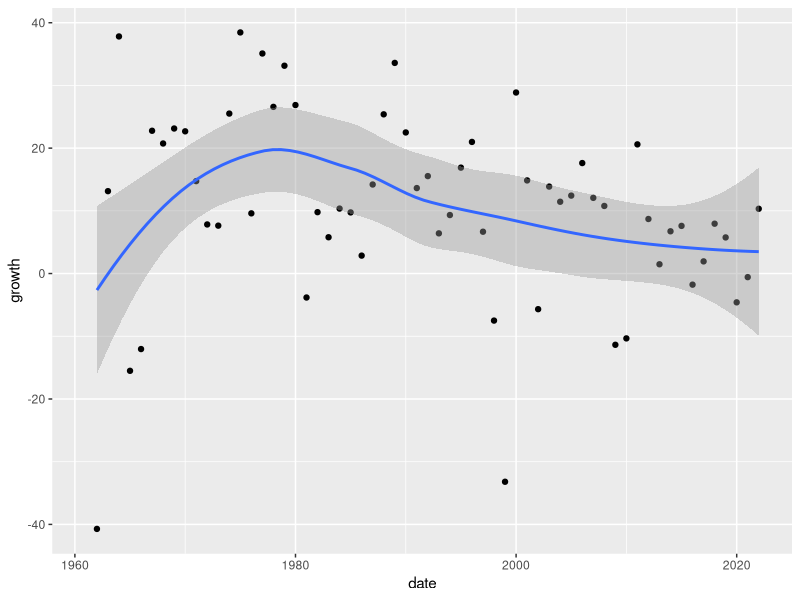
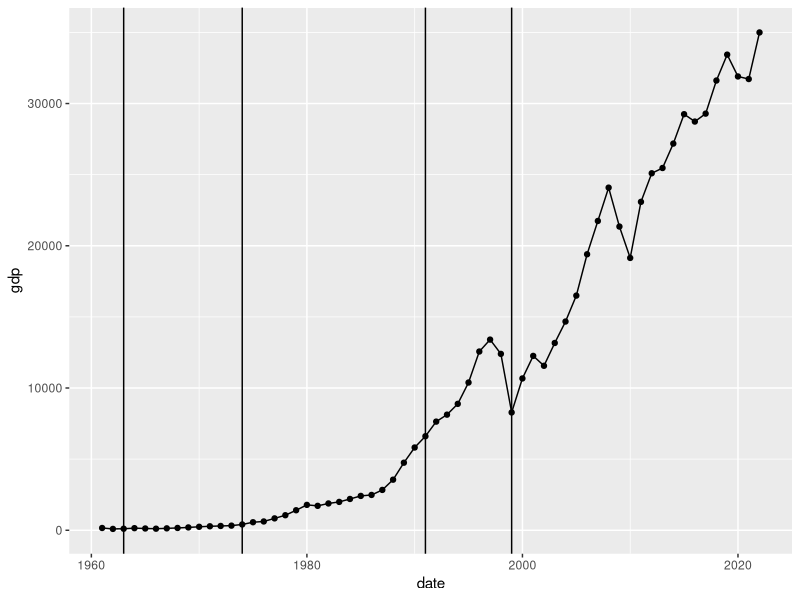
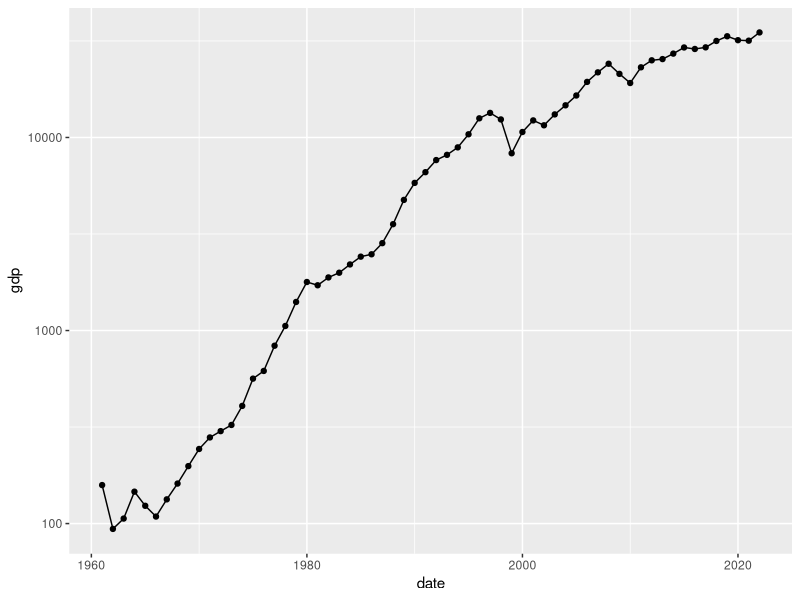
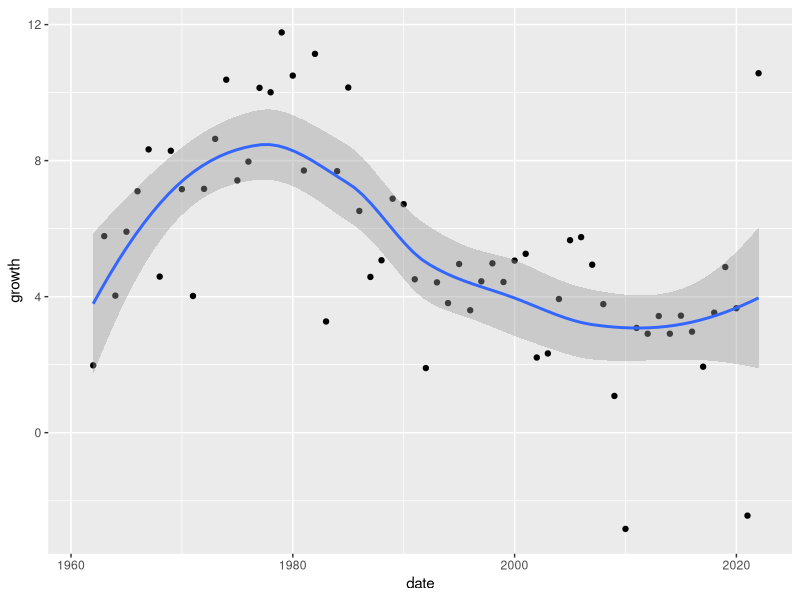
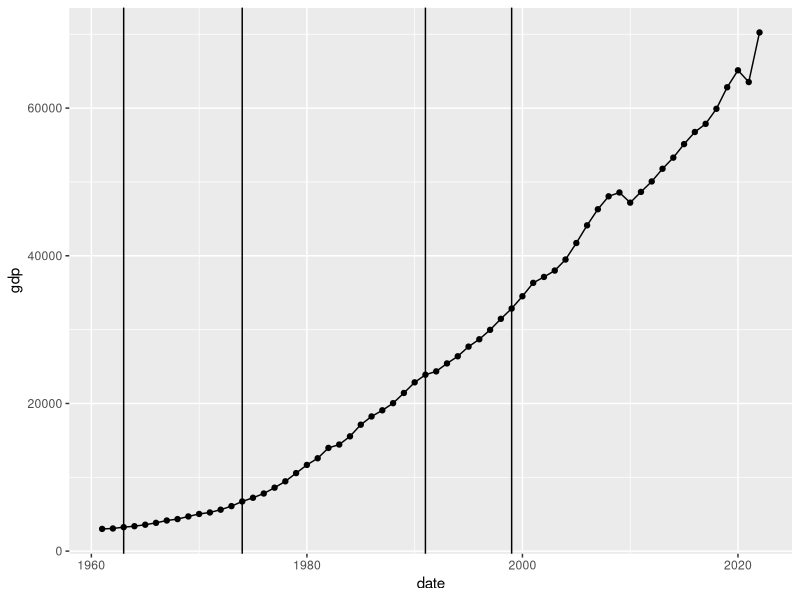
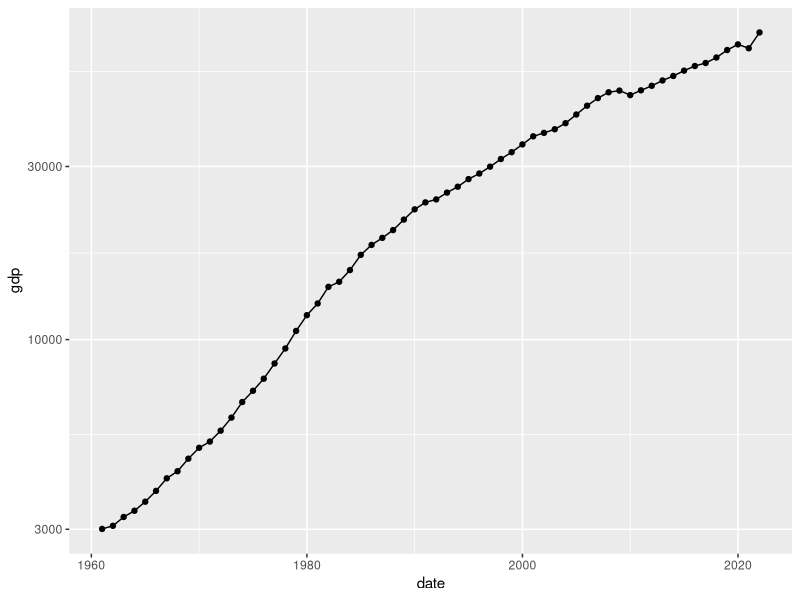
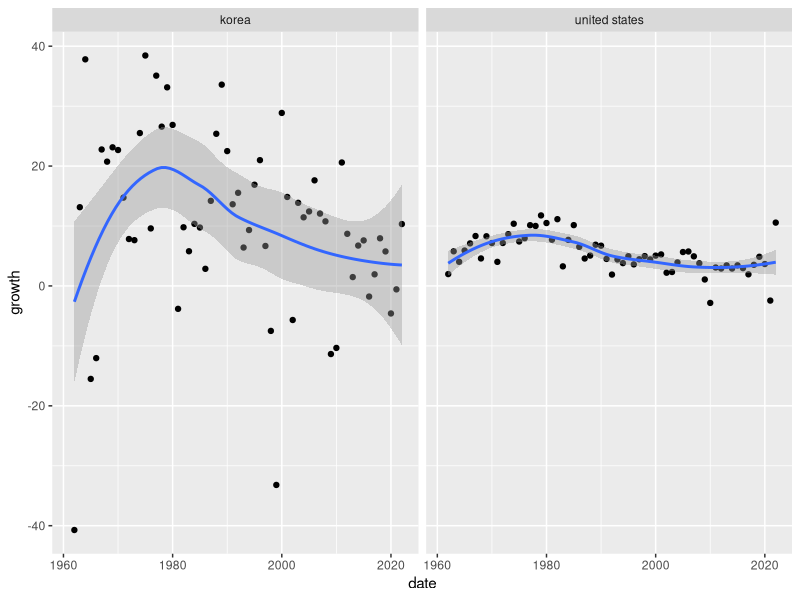
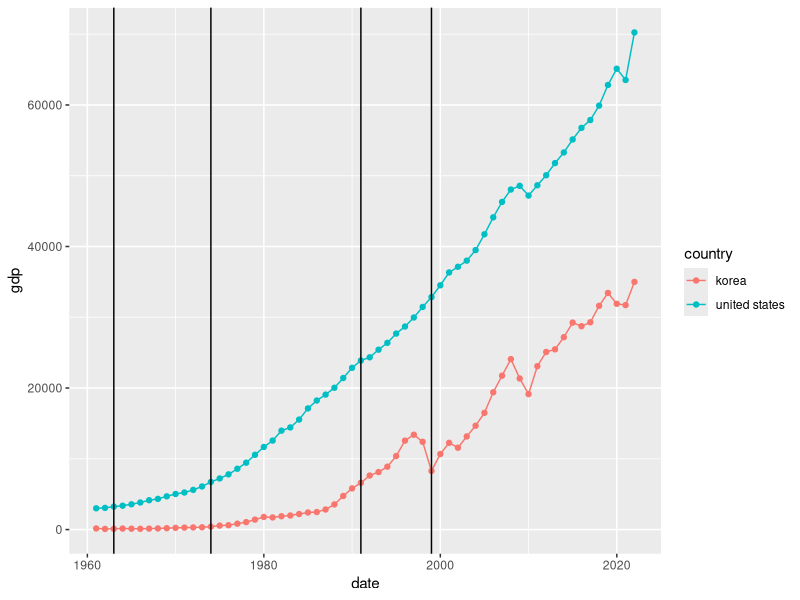

Generate these figures, in order, with R:
library(readxl)
library(tidyverse)

df <- read_excel("posts/20230229 dreams of progenitors/south-korea-gdp-per-capita.xlsx", skip = 16)
df

df <- df %>% 
  separate(`date, GDP Per Capita (US $), Annual Growth Rate (%),`, into=c('date', 'gdp', 'growth'), sep = ",")
df

df$date <- as.Date(df$date, format = "%Y-%m-%d")
df$gdp <- as.numeric(df$gdp)
df$growth <- as.numeric(df$growth)

df %>% 
  ggplot(aes(date, growth)) +
  geom_point() +
  geom_smooth()

df %>% 
  ggplot(aes(date, gdp)) +
  geom_point() +
  geom_line() +
  geom_vline(xintercept = as.Date(c('1962-12-31', '1973-12-31', '1990-12-31', '1998-12-31')))

df %>% 
  ggplot(aes(date, gdp)) +
  geom_point() +
  geom_line() +
  scale_y_continuous(trans = 'log10')

df$country <- 'korea'
df1 <- df

df <- read_excel("posts/20230229 dreams of progenitors/united-states-gdp-per-capita.xlsx", skip = 16)
df

df <- df %>% 
  separate(`date, GDP Per Capita (US $), Annual Growth Rate (%),`, into=c('date', 'gdp', 'growth'), sep = ",")
df

df$date <- as.Date(df$date, format = "%Y-%m-%d")
df$gdp <- as.numeric(df$gdp)
df$growth <- as.numeric(df$growth)

df %>% 
  ggplot(aes(date, growth)) +
  geom_point() +
  geom_smooth()

df %>% 
  ggplot(aes(date, gdp)) +
  geom_point() +
  geom_line() +
  geom_vline(xintercept = as.Date(c('1962-12-31', '1973-12-31', '1990-12-31', '1998-12-31')))

df %>% 
  ggplot(aes(date, gdp)) +
  geom_point() +
  geom_line() +
  scale_y_continuous(trans = 'log10')


df$country <- 'united states'
df2 <- df

df <- rbind(df1, df2)

df %>% 
  ggplot(aes(date, growth)) +
  geom_point() +
  geom_smooth() +
  facet_wrap(~country)

df %>% 
  ggplot(aes(date, gdp, color=country)) +
  geom_point() +
  geom_line(aes(group=country)) +
  geom_vline(xintercept = as.Date(c('1962-12-31', '1973-12-31', '1990-12-31', '1998-12-31')))

df %>% 
  ggplot(aes(date, gdp, color=country)) +
  geom_point() +
  geom_line(aes(group=country)) +
  scale_y_continuous(trans = 'log10') +
  geom_vline(xintercept = as.Date(c('1962-12-31', '1973-12-31', '1990-12-31', '1998-12-31')))

